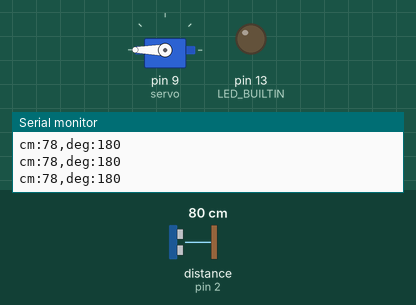
Bench run of a sketch on a simulated Arduino Uno, built with avr-gcc and run on an emulated ATmega328P. Parts: servo, output pins drawn as LEDs (lit = HIGH), the last lines printed to the serial monitor. Wiring (inferred from the names in the program): ultrasonic range finder: trigger pin 3; echo pin 2. Inputs (shaded band) come from the test bench; at power-on: distance to the obstacle (sensor on pin 2) 80 cm. The echo pulse lasts 58.3 µs per cm; pins used as bus, display or sensor lines are not drawn.

Above: at 1.2 s.
1.3 s: distance to the obstacle (sensor on pin 2) set to 2 cm
At 2.0 s:
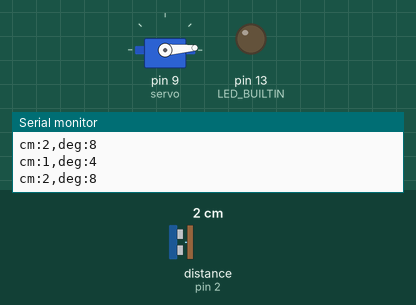
4.3 s: distance to the obstacle (sensor on pin 2) set to 9 cm
5.8 s: distance to the obstacle (sensor on pin 2) set to 18 cm
At 6.5 s:
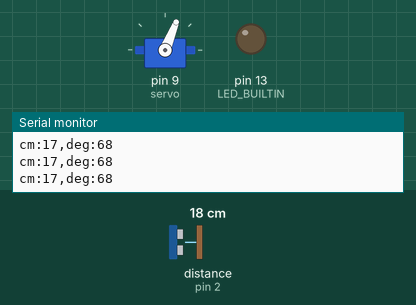
7.3 s: distance to the obstacle (sensor on pin 2) set to 35 cm
At 8.5 s:
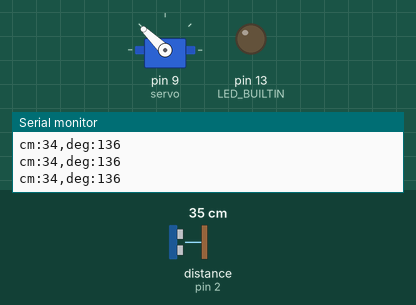
8.8 s: distance to the obstacle (sensor on pin 2) set to 120 cm
At 9.9 s:
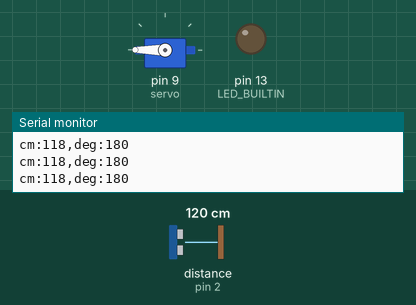
Timing chart, 0 to 11.3 s (numbered marks = the images above; inputs shaded):
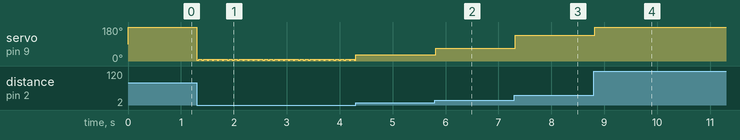

The sketch:

distance-servo.ino
```cpp
#include <Servo.h>

#define echoPin 2
#define trigPin 3
#define servoPin 9

long duration;
long distance;
int angle;
Servo servo;

void setup() {
  servo.attach(9);

  pinMode(echoPin, INPUT);
  pinMode(trigPin, OUTPUT);
  pinMode(LED_BUILTIN, OUTPUT);

  Serial.begin(9600);
}

void loop() {
  /* Clear the trigPin */
  digitalWrite(trigPin, LOW);
  delayMicroseconds(2);

  /* Activate trigger for 10 ms */
  digitalWrite(trigPin, HIGH);
  delayMicroseconds(10);
  digitalWrite(trigPin, LOW);

  /* Read echoPin */
  duration = pulseIn(echoPin, HIGH);

  /* Calculate the distance */
  distance = duration * 0.034 / 2;

  /* Calculate the angle for servo rotation */
  angle = map(distance, 0, 45, 0, 180);
  /* Rotate the Servo */
  servo.write(constrain(angle, 0, 180));

  Serial.print("cm:");
  Serial.print(distance);
  Serial.print(",");
  Serial.print("deg:");
  Serial.println(constrain(angle, 0, 180));

  delay(15);
}
```

Measured:
- after the input at 1.3 s, servo on pin 9 (servo): alternates 8° for 0.06 s and 4° for 0.03 s, starting at once
- after the input at 5.8 s, servo on pin 9 (servo): 32° → 68° at once
- after the input at 7.3 s, servo on pin 9 (servo): 68° → 136° at once
- after the input at 8.8 s, servo on pin 9 (servo): 136° → 180° at once
